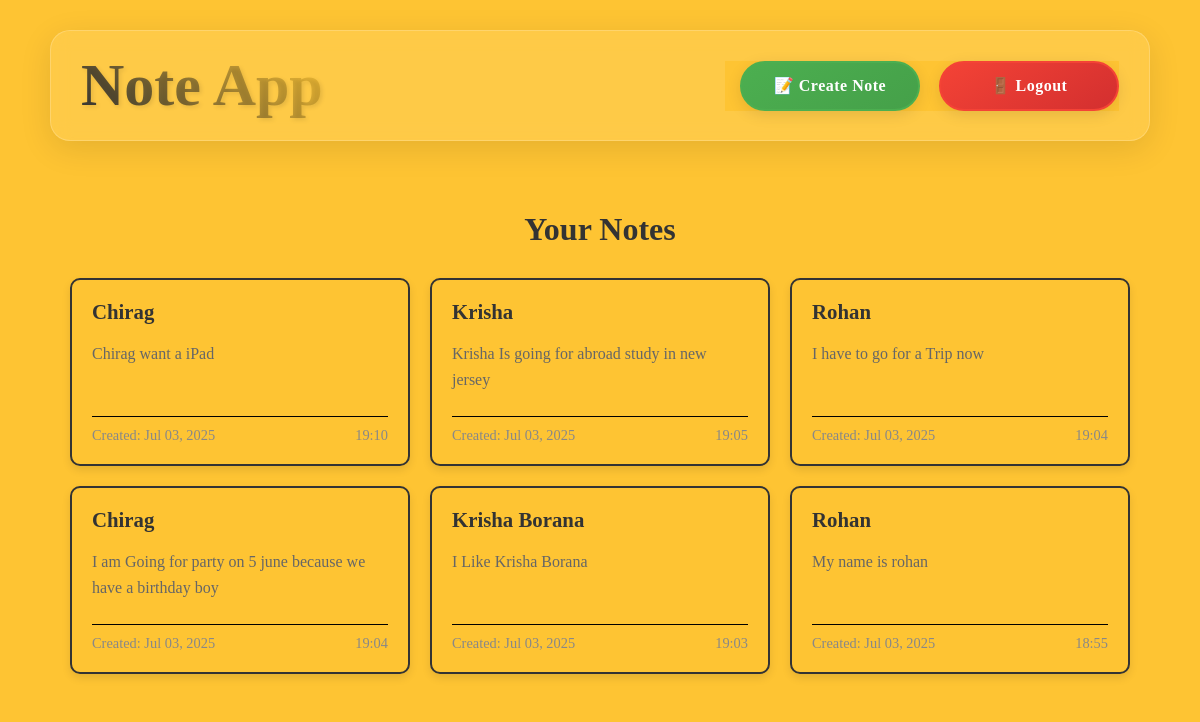
/homepage (signed in), run on an earlier commit of the app's database.
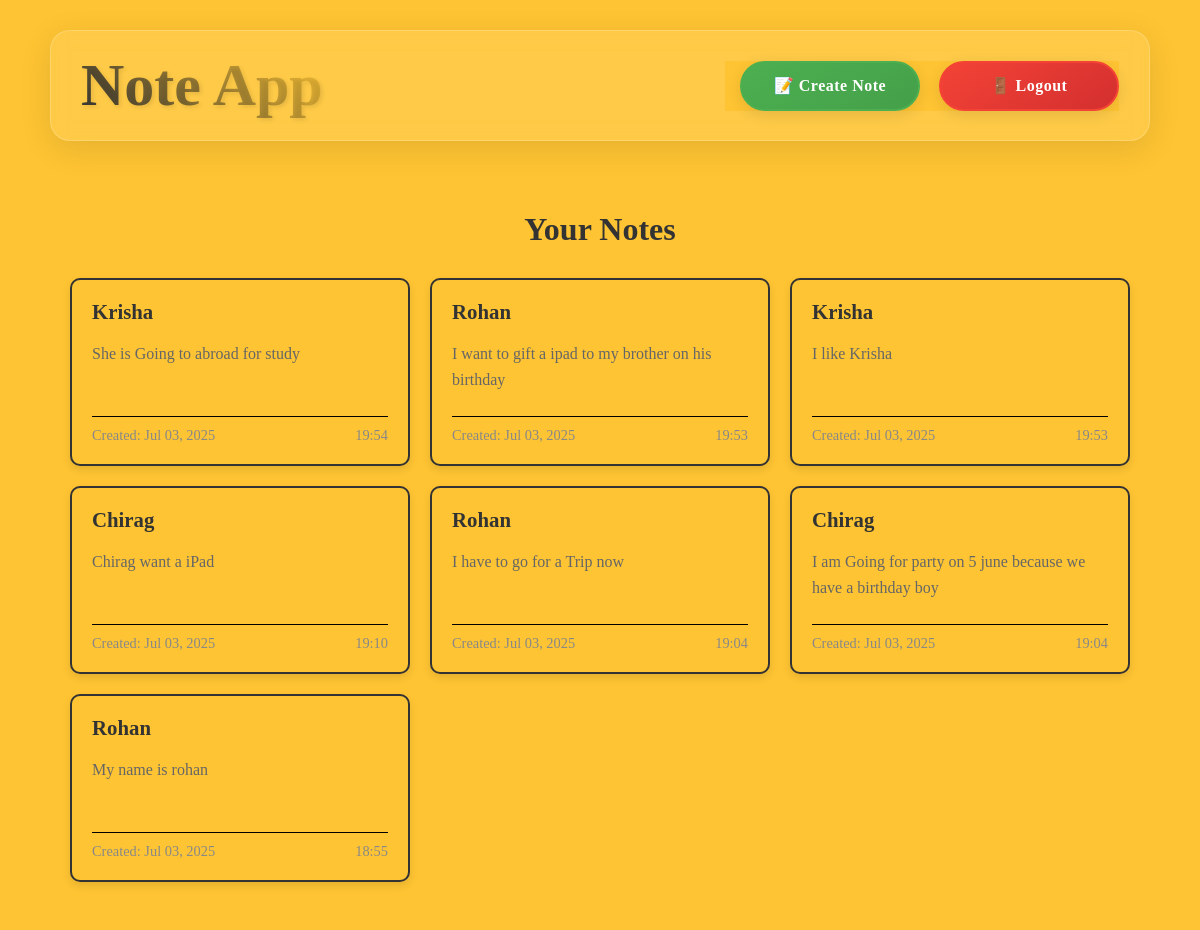
And on a later commit of the database.
### note/models.py (models this page shows, shortened)
class note(models.Model):
    user = models.ForeignKey(User, on_delete=models.CASCADE)
    title = models.CharField(max_length=100)
    description = models.TextField()
    created_at = models.DateTimeField(auto_now_add=True)
    updated_at = models.DateTimeField(auto_now=True)

### note/views.py (the view)
# urls.py: path('homepage', views.homepage, name='homepage'),
@login_required(login_url='login')
def homepage(request):
    notes = note.objects.filter(user=request.user).order_by('-created_at')
    return render(request, 'note/homepage.html', {'notes': notes})

### note/templates/note/homepage.html (shortened to what this page needs)
<!DOCTYPE html>
<html lang="en">
<head>
</head>
<body>
    <nav>
        <h1>
            Note App
        </h1>
        <div>
            <a href="{% url 'create_note' %}">📝 Create Note</a>
            <a href="{% url 'logout' %}">🚪 Logout</a>
        </div>
    </nav>
    <div class="notes-container">
        <h2>Your Notes</h2>
        {% if user.is_authenticated %}
            {% if notes %}
                <div class="notes-grid">
                    {% for note in notes %}
                        <div class="note-card">
                            <h3>{{ note.title }}</h3>
                            <p class="note-description">{{ note.description|truncatewords:30 }}</p>
                            <div class="note-meta">
                                <span class="note-date">Created: {{ note.created_at|date:"M d, Y" }}</span>
                                <span class="note-time">{{ note.created_at|time:"H:i" }}</span>
                            </div>
                        </div>
                    {% endfor %}
                </div>
            {% else %}
                <div class="no-notes">
                    <p>You haven't created any notes yet.</p>
                    <a href="{% url 'create_note' %}" class="create-first-note">Create Your First Note</a>
                </div>
            {% endif %}
        {% else %}
            <p>Please log in to view your notes.</p>
        {% endif %}
    </div>
</body>
</html>

### note/templates/note/homepage.html (style rules this page uses)
* { margin: 0; padding: 0; box-sizing: border-box; background-color: #fec433; }
h1 { font-family: 'Brush Script MT', cursive; font-size: 60px; color: #333; text-shadow: 2px 2px 4px rgba(0, 0, 0, 0.1); margin: 0; background: linear-gradient(45deg, #333, #fec433); -webkit-background-clip: text; -webkit-text-fill-color: transparent; background-clip: text; }
nav { display: flex; align-items: center; justify-content: space-between; margin: 30px 50px; padding: 20px 30px; background: rgba(255, 255, 255, 0.1); backdrop-filter: blur(10px); border-radius: 20px; border: 1px solid rgba(255, 255, 255, 0.2); box-shadow: 0 8px 32px rgba(0, 0, 0, 0.1); }
nav div a { text-decoration: none; color: #333; background: linear-gradient(145deg, #ffffff, #f0f0f0); border: 2px solid #333; width: 180px; height: 50px; text-align: center; padding: 12px 20px; border-radius: 25px; margin-left: 15px; font-weight: 600; font-size: 16px; transition: all 0.3s ease; box-shadow: 0 4px 15px rgba(0, 0, 0, 0.1); position: relative; overflow: hidden; display: inline-flex; align-items: center; justify-content: center; letter-spacing: 0.5px; }
nav div a::before { content: ''; position: absolute; top: 0; left: -100%; width: 100%; height: 100%; background: linear-gradient(90deg, transparent, rgba(255, 255, 255, 0.4), transparent); transition: left 0.5s; }
nav div a[href*="create_note"] { background: linear-gradient(145deg, #4CAF50, #45a049); color: white; border-color: #4CAF50; }
nav div a[href*="logout"] { background: linear-gradient(145deg, #f44336, #d32f2f); color: white; border-color: #f44336; }
.notes-container { margin: 50px; padding: 20px; }
.notes-container h2 { font-size: 2em; margin-bottom: 30px; text-align: center; color: #333; }
.notes-grid { display: grid; grid-template-columns: repeat(auto-fill, minmax(300px, 1fr)); gap: 20px; margin-top: 20px; }
.note-card { background: transparent; border: 2px solid #333; border-radius: 10px; padding: 20px; box-shadow: 0 4px 8px rgba(0, 0, 0, 0.1); transition: transform 0.2s, box-shadow 0.2s; }
.note-card h3 { color: #333; margin-bottom: 10px; font-size: 1.3em; border-bottom: 2px solid #fec433; padding-bottom: 5px; }
.note-description { color: #666; line-height: 1.6; margin-bottom: 15px; min-height: 60px; }
.note-meta { display: flex; justify-content: space-between; font-size: 0.9em; color: #888; border-top: 1px solid black; padding-top: 10px; }

What changed in the data, as far as the page shows it:
removed note: title "Krisha", description "Krisha Is going for abroad study in new jersey", created_at "Jul 03, 2025", created_at "19:05"
removed note: title "Krisha Borana", description "I Like Krisha Borana", created_at "Jul 03, 2025", created_at "19:03"
added note: title "Krisha", description "She is Going to abroad for study", created_at "Jul 03, 2025", created_at "19:54"
added note: title "Rohan", description "I want to gift a ipad to my brother on his birthday", created_at "Jul 03, 2025", created_at "19:53"
added note: title "Krisha", description "I like Krisha", created_at "Jul 03, 2025", created_at "19:53"
